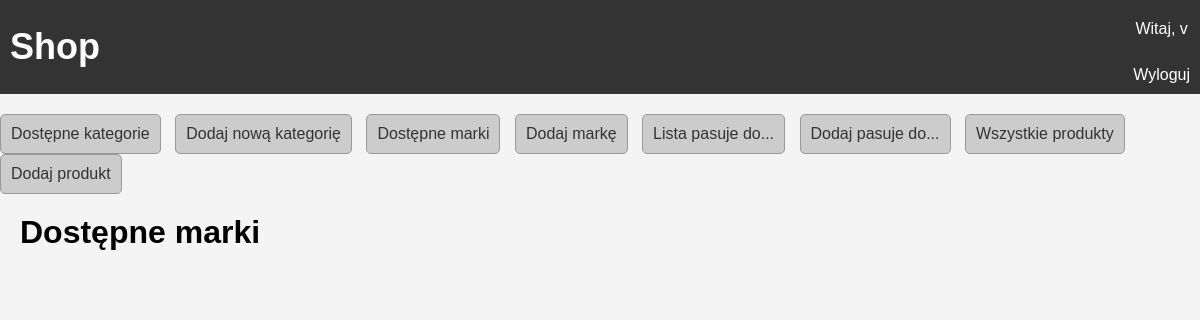
The app's page /brand_all/ (signed in), older data.
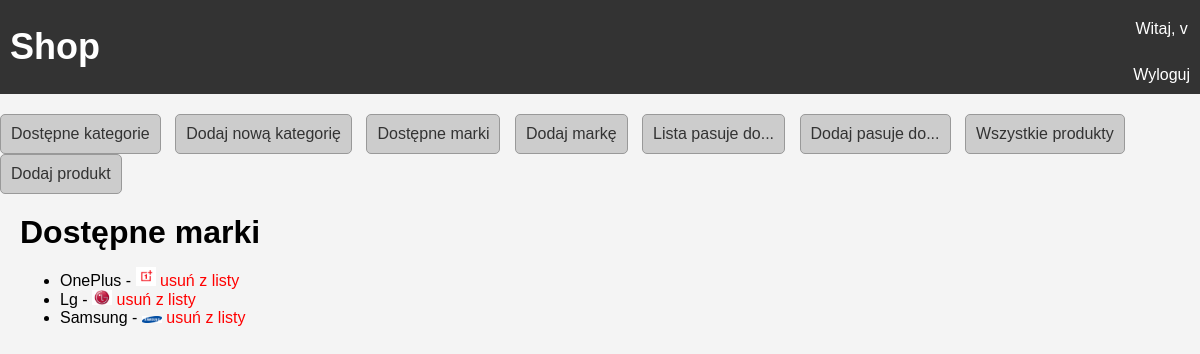
The same page, newer data.
### shop/models.py (models this page shows, shortened)
class Brand(models.Model):
    name_brand = models.CharField(max_length=50)
    image_brand = models.ImageField(upload_to='brand_images/')

### shop/views.py (the view)
# urls.py: path('brand_all/', BrandAdminListView.as_view(), name='brand_all'),
class BrandAdminListView(AdminRequiredMixin, ListView):
    model = Brand
    template_name = 'all_brand.html'
    context_object_name = 'object_list'

### shop/views.py (called while the page is built)
    def test_func(self):
        return self.request.user.is_superuser

### shop/templates/all_brand.html
{% extends 'base.html' %}
{% block content %}
<h1>Dostępne marki</h1>
<ul>
    {% for item in object_list %}
        <li>{{ item.name_brand }} -
        <img src="{{ item.image_brand.url }}" alt="{{ item.name_brand }}" style="max-width: 20px; max-height: 20px;">
        <a href ="{% url 'brand_delete' pk=item.pk%}" style="color: red;">usuń z listy</a></li>
    {% endfor %}
</ul>
{% endblock %}

Row changes from the older to the newer data that the page shows:
added Brand: name_brand "OnePlus", image_brand (picture)
added Brand: name_brand "Lg", image_brand (picture)
added Brand: name_brand "Samsung", image_brand (picture)
